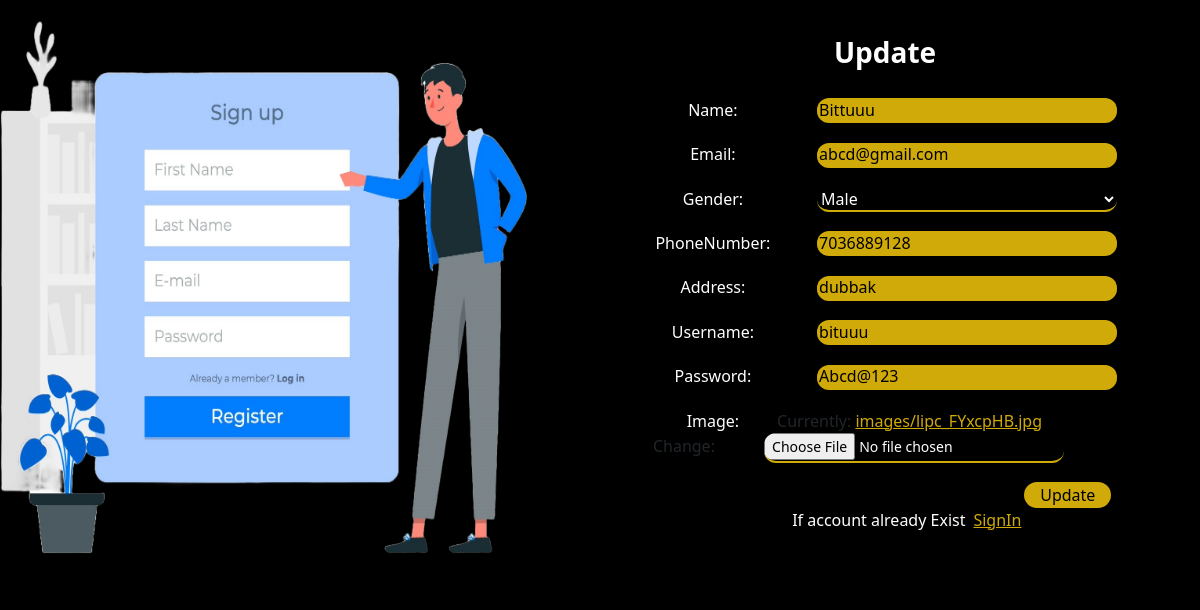
The page /seller_update/4/ on the database its author committed.
### allinone/models.py (models this page shows)
class Seller(models.Model):
    name = models.CharField(max_length=60)
    email = models.EmailField(unique=True)
    gender = models.CharField(max_length=6)
    phoneNumber = models.BigIntegerField()
    address = models.CharField(max_length=120)
    username = models.CharField(max_length=30,unique=True)
    password = models.CharField(max_length=100)
    image = models.ImageField(upload_to='images/',default='images/p1.png')

### allinone/views.py (the view, shortened to what this page needs)
# urls.py: path('seller_update/<int:id>/',views.seller_update, name='seller_update'),
def seller_update(request,id):
    context = {}
    seller = Seller.objects.get(id=id)
    context['form'] = SellerForm(request.POST or None, instance=seller)
    context['data'] = ''
    context['btval'] = 'Update'
    return render(request,'SellerSignup.html',context)

### allinone/forms.py
class SellerForm(forms.ModelForm):
    gender = forms.ChoiceField(choices=(
            ("Select",'Select'),
            ("Male","Male"),
            ("Female","Female"),
            ("Other","Other"),
    ))
    class Meta:
        model = Seller
        fields = "__all__"

### allinone/templates/SellerSignup.html (shortened to what this page needs)
<!DOCTYPE html>
<html lang="en">
<head>
    <link href="https://cdn.jsdelivr.net/npm/bootstrap@5.3.2/dist/css/bootstrap.min.css" rel="stylesheet"
>
    <link rel="stylesheet" href="https://cdnjs.cloudflare.com/ajax/libs/font-awesome/6.0.0/css/all.min.css">
</head>
<body>
    <div class="container">
        <div class="row">
            <div class="col-6">
                {% load static %}
                <img src="{% static 'images/signUp.png' %}" class="sidepic"></p>
            </div>
            <div class="col-6 rightside">
                <div class="card align-items-center">
                    <div class="card-body">
                        <h3 class="mx-3">{% if not btval %} SignUp {%else%} Update {% endif %}</h3>
                        <form method="post" enctype="multipart/form-data">
                            {{ form.as_p }}
                            <div class="sign">
                                <button type="submit" id="signup" class="px-3" >{% if btval %} Update {%else%} Register {% endif %}</button>
                            </div>
                        </form>
                        <p class="btmp">If account already Exist<a href = "{% url 'seller_signin' %}" class="px-2">SignIn</a></p>
                    </div>
                </div>
            </div>
        </div>
    </div>
</body>
</html>

### allinone/templates/SellerSignup.html (style rules this page uses)
body { overflow: hidden !important; background-color: black !important; }
.sidepic { width: 104.7%; height: 110%; padding: none; margin-left: -10%; margin-top: -10%; }
.card { background-color: transparent; width: 120%; margin-left: -10%; border: none; animation: move-shadow 1s ease-in-out infinite; margin-top: 20px; }
label { font-weight: 500; width: 120px; color: white; text-align: center; }
input { width: 300px; height: 25px; margin-left:40px; border-radius: 12px; margin-bottom: 3px; background-color: black; border: none; border-bottom: solid 2px #cfaa08; }
input[type="file"] { width: 300px; height: 30px; margin-left:45px; font-size: 14px; color: white; margin-bottom: 3px; background-color: black; border: none; border-bottom: solid 2px #cfaa08; }
select { width: 300px; height: 25px; margin-left:40px; border-radius: 12px; margin-bottom: 3px; background-color: black; border: none; color: white; border-bottom: solid 2px #cfaa08; }
h3 { text-align: center; padding-bottom:20px; font-weight: 900; color: white; }
#signup { margin-left: 80%; border-radius: 16px; border: none; border-radius: 16px; background-color: #cfaa08; }
.btmp { padding-left: 30%; color: white; }
a { color: #cfaa08; }
input::placeholder { color: white; }
input:valid { background-color: #cfaa08; color: black; }
input[type="file"]:valid { background-color: black; color: white; }
select:valid { background-color: black; color: white; }

### rows shown on the page
Seller: name "Bittuuu", email "abcd@gmail.com", gender "Male", phoneNumber "7036889128", address "dubbak", username "bituuu", password "Abcd@123"
